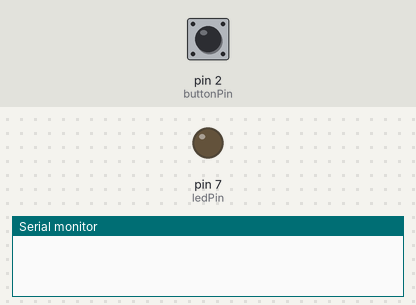
This sketch was run on a simulated Arduino Uno, built with avr-gcc and run on an emulated ATmega328P. On the bench: output pins drawn as LEDs (lit = HIGH), the last lines printed to the serial monitor. Dashed ring = blinking. Inputs (shaded band) come from the test bench; at power-on: pin 2 (buttonPin) HIGH.

Above: at 1.2 s.
1.3 s: pin 2 (buttonPin) pulled LOW for 0.15 s
At 1.9 s:
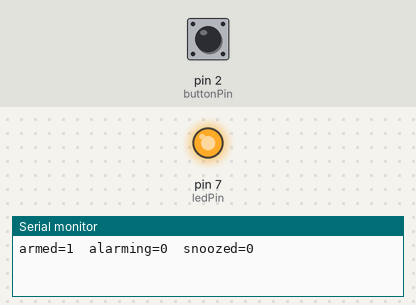
2.9 s: pin 2 (buttonPin) pulled LOW for 1 s
At 3.21 s:
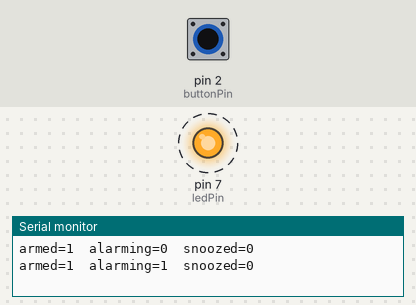
Timing chart, 0 to 11.9 s (numbered marks = the images above; inputs shaded):
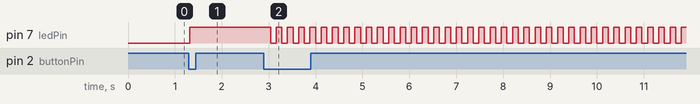

Measured:
- after the input at 1.3 s, pin 7 (ledPin): LOW → HIGH at once
- after the input at 2.9 s, pin 7 (ledPin): alternates HIGH for 0.12 s and LOW for 0.12 s, starting after 0.14 s

The sketch:

b8_02_buggy_flags.ino
```cpp
// ==================================================================
//   BAND 8, PART 4  -  THE SAME DEVICE, WRITTEN THE OTHER WAY
//
//   THIS ONE GETS STUCK ON PURPOSE.
//
//   WHAT IT SHOULD DO
//     Exactly what b8_01 does. Four behaviours, one button.
//
//   WHAT IT ACTUALLY DOES
//     The first two presses look right. The third breaks it, in
//     two ways at once, and neither ever heals.
//
//     ONE. The light FREEZES. Not on, not off, not flashing:
//     stuck at whatever it happened to be at that instant, for
//     the whole five seconds. Nothing on the board is broken.
//     Nothing is even running: no branch below matches, so no
//     line touches the light at all.
//
//     TWO. Once it has alarmed once, getting back to a steady
//     light is pure luck. Snooze always lands it back in
//     flashing. But two more presses INSIDE the frozen five
//     seconds happen to walk the flags back to 1 0 0 and the
//     steady light returns. Wait the five seconds out and any
//     press puts you straight back into flashing.
//
//     That is worse than never. The device behaves differently
//     depending on how fast you pressed, and nothing anywhere
//     says so. Nobody can describe it, document it or repair it.
//
//   WHY
//     Three true-or-false names instead of one state name.
//
//       armed    alarming   snoozed
//
//     Three of those means EIGHT combinations. Only four of the
//     eight make sense. Nothing stops the other four happening,
//     and nothing warns you when they do.
//
//     The third press produces armed=false with alarming=true:
//     alarming while not armed. Read the three branches at the
//     bottom of this file and check for yourself. Not one of them
//     matches that combination, so the light is simply never
//     written to.
//
//   TRY IT AND WATCH THE SERIAL MONITOR
//     It prints the three names after every press. Press three
//     times and read the third line. That combination is the bug,
//     and you can see it before you see the light misbehave.
//
//   THE THING TO SEE
//     Nothing here is badly typed. Every line is reasonable on its
//     own. The fault is in the SHAPE, and no amount of careful
//     typing fixes a shape.
//
//     One name with four values cannot reach a fifth. Three names
//     with two values each reach eight, and you have to defend
//     every one of them by hand.
//
//   WIRING
//     Same as b8_01.
// ==================================================================

bool armed = false;
bool alarming = false;
bool snoozed = false;

int ledPin = 7;
int buttonPin = 2;
int lastButton = HIGH;

unsigned long snoozeStart = 0;
unsigned long lastFlash = 0;
bool flashOn = false;

void setup() {
  pinMode(ledPin, OUTPUT);
  pinMode(buttonPin, INPUT_PULLUP);
  Serial.begin(9600);
}

void loop() {
  int reading = digitalRead(buttonPin);
  bool pressed = (reading == LOW && lastButton == HIGH);
  lastButton = reading;
  if (pressed) delay(20);

  if (pressed) {
    if (!armed) {
      armed = true;
    } else if (!alarming) {
      alarming = true;
    } else if (!snoozed) {
      snoozed = true;
      snoozeStart = millis();
      armed = false;             // <-- here it is
    } else {
      snoozed = false;
      alarming = false;
    }

    Serial.print("armed=");    Serial.print(armed);
    Serial.print("  alarming="); Serial.print(alarming);
    Serial.print("  snoozed=");  Serial.println(snoozed);
  }

  if (snoozed && millis() - snoozeStart >= 5000) {
    snoozed = false;
    armed = true;
  }

  if (armed && !alarming && !snoozed) {
    digitalWrite(ledPin, HIGH);
  } else if (armed && alarming) {
    unsigned long now = millis();
    if (now - lastFlash >= 120) {
      lastFlash = now;
      flashOn = !flashOn;
      digitalWrite(ledPin, flashOn ? HIGH : LOW);
    }
  } else if (!armed && !alarming) {
    digitalWrite(ledPin, LOW);
  }
  // If armed is false while alarming is true, NONE of the three
  // branches above runs, so nothing writes to the light and it
  // stays exactly as it was. That is the freeze.
}
```
